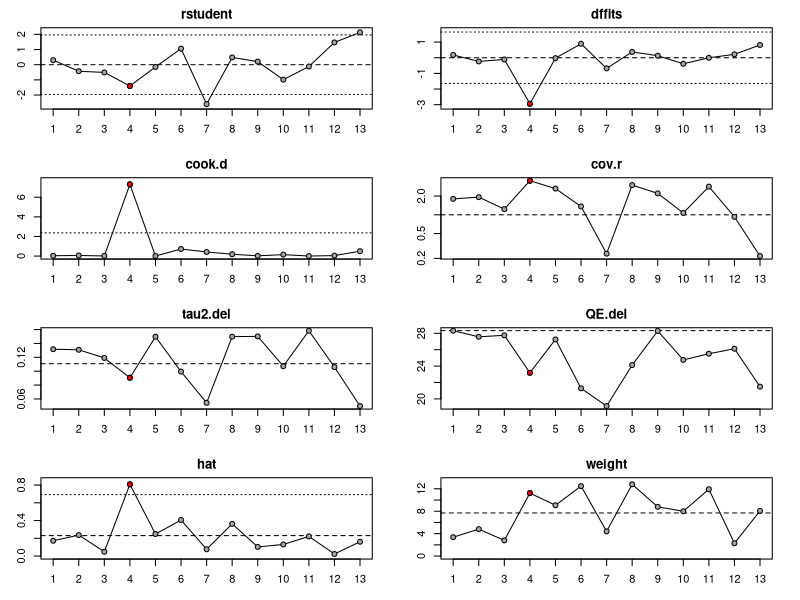
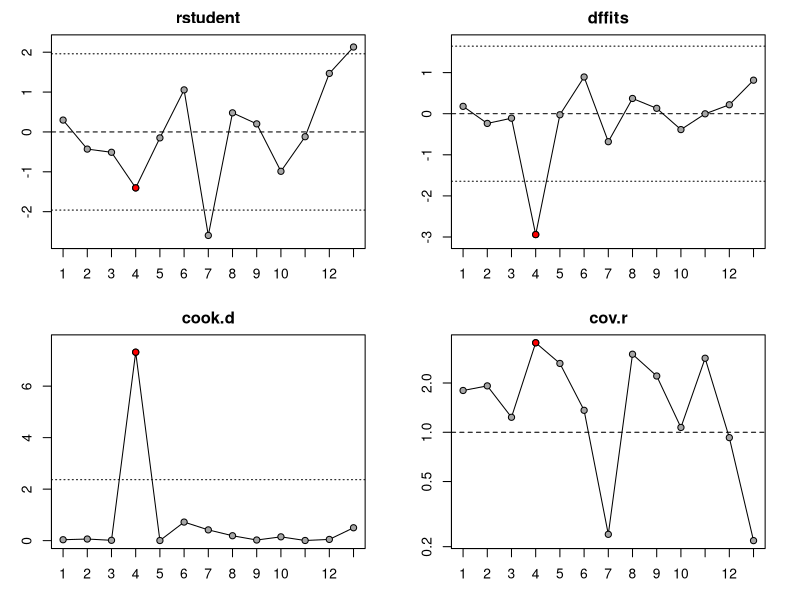
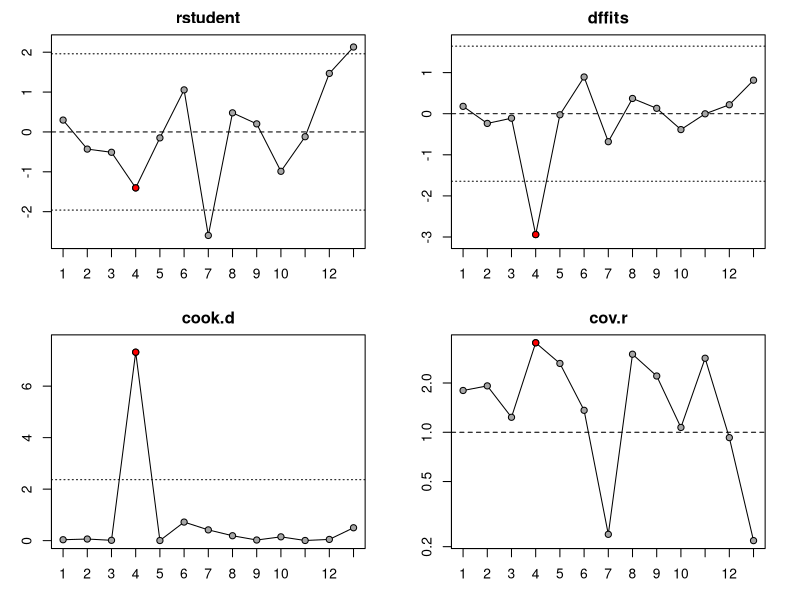
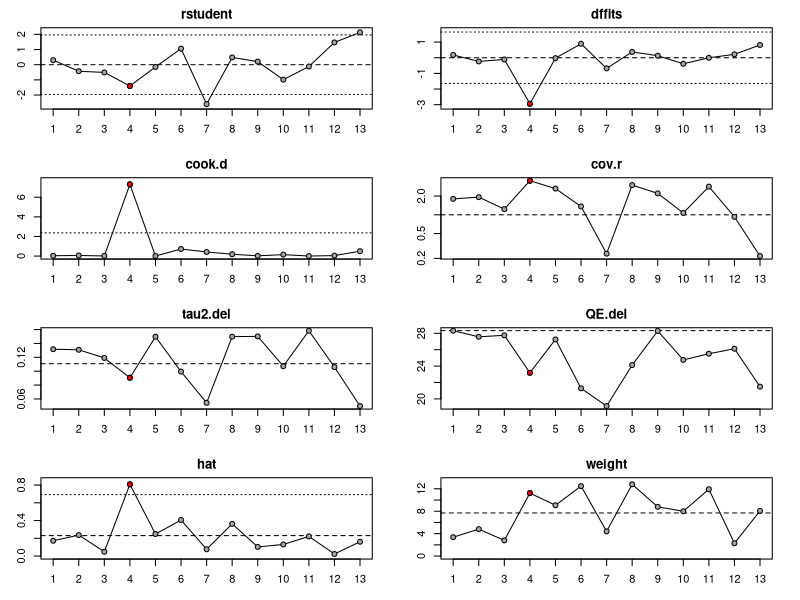
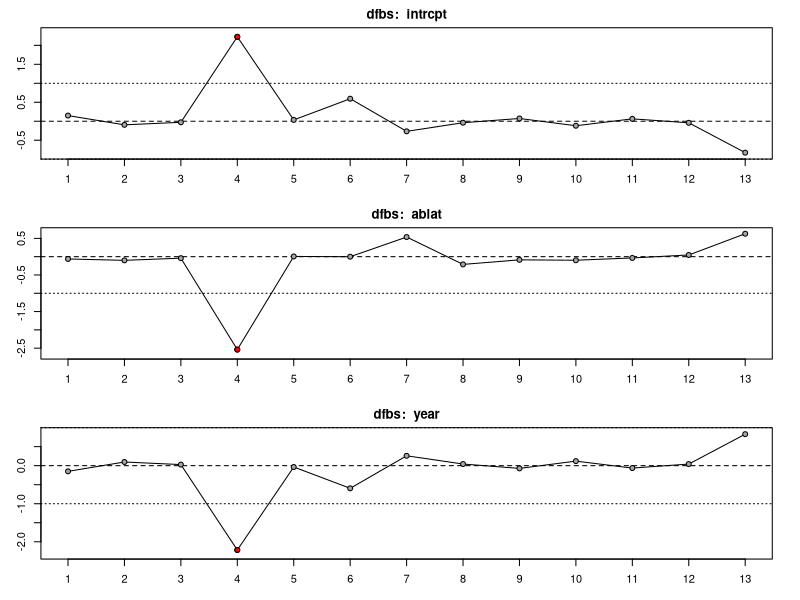

R code for these plots, in order:
library(metafor)


### Name: plot.infl.rma.uni
### Title: Plot Method for 'infl.rma.uni' Objects
### Aliases: plot.infl.rma.uni
### Keywords: hplot

### ** Examples

### meta-analysis of the log risk ratios using a mixed-effects model
### with two moderators (absolute latitude and publication year)
res <- rma(measure="RR", ai=tpos, bi=tneg, ci=cpos, di=cneg,
           mods = ~ ablat + year, data=dat.bcg)
plot(influence(res))
plot(influence(res), plotinf=1:4)
plot(influence(res), plotinf=1:4, layout=c(4,1))
plot(influence(res), plotdfbs=TRUE)
